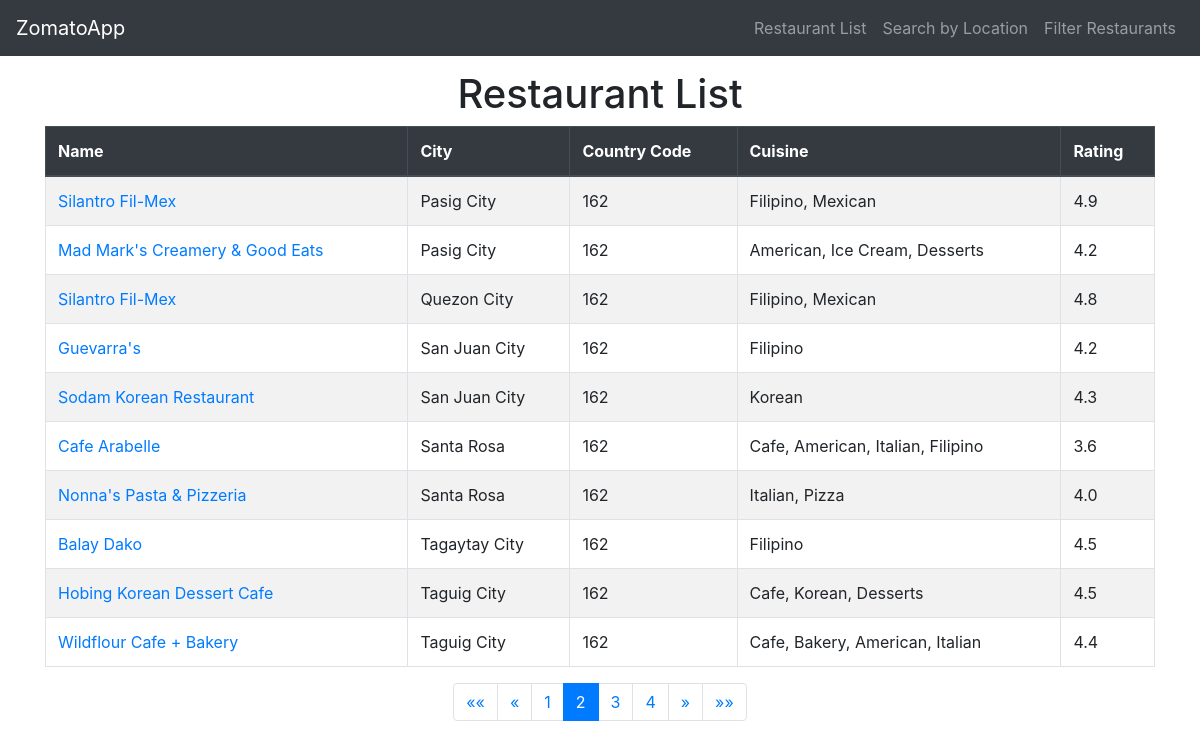
/restaurants/?page=2, run on the app's committed database.
### zomatoapp/models.py (models this page shows, shortened)
class Restaurant(models.Model):
    restaurant_id = models.IntegerField(unique=True)
    name = models.CharField(max_length=255)
    country_code = models.IntegerField()
    city = models.CharField(max_length=100)
    address = models.TextField()
    locality = models.CharField(max_length=255)
    longitude = models.FloatField()
    latitude = models.FloatField()
    cuisines = models.CharField(max_length=255)
    average_cost_for_two = models.DecimalField(max_digits=10, decimal_places=2)
    currency = models.CharField(max_length=50)
    has_table_booking = models.BooleanField()
    has_online_delivery = models.BooleanField()
    is_delivering_now = models.BooleanField()
    switch_to_order_menu = models.BooleanField()
    price_range = models.IntegerField()
    aggregate_rating = models.FloatField()
    rating_color = models.CharField(max_length=50)
    rating_text = models.CharField(max_length=50)
    votes = models.IntegerField()

### zomatoapp/views.py (the view)
# urls.py: path('restaurants/', RestaurantListView.as_view(), name='restaurant_list'),
class RestaurantListView(View):
    def get(self, request):
        restaurants = Restaurant.objects.all()
        paginator = Paginator(restaurants, 10)  # Show 10 restaurants per page
        page_number = request.GET.get('page')
        page_obj = paginator.get_page(page_number)
        return render(request, 'zomatoapp/restaurant_list.html', {'restaurants': page_obj, 'page_obj': page_obj})

### zomatoapp/templates/zomatoapp/restaurant_list.html (shortened to what this page needs)
<!DOCTYPE html>
<html lang="en">
<head>
    <link rel="stylesheet" href="https://stackpath.bootstrapcdn.com/bootstrap/4.5.2/css/bootstrap.min.css">
</head>
<body>
    <nav class="navbar navbar-expand-lg navbar-dark bg-dark fixed-top">
        <a class="navbar-brand" href="#">ZomatoApp</a>
        <div class="collapse navbar-collapse" id="navbarNav">
            <ul class="navbar-nav ml-auto">
                <li class="nav-item">
                    <a class="nav-link" href="{% url 'restaurant_list' %}">Restaurant List</a>
                </li>
                <li class="nav-item">
                    <a class="nav-link" href="{% url 'search_by_location' %}">Search by Location</a>
                </li>
                <li class="nav-item">
                    <a class="nav-link" href="{% url 'filter_restaurant' %}">Filter Restaurants</a>
                </li>
            </ul>
        </div>
    </nav>
    <div class="container">
        <h1 class="text-center">Restaurant List</h1>
        <table class="table table-striped table-bordered">
            <thead class="thead-dark">
                <tr>
                    <th scope="col">Name</th>
                    <th scope="col">City</th>
                    <th scope="col">Country Code</th>
                    <th scope="col">Cuisine</th>
                    <th scope="col">Rating</th>
                </tr>
            </thead>
            <tbody>
                {% for restaurant in restaurants %}
                    <tr>
                        <td><a href="{% url 'restaurant_detail' restaurant.restaurant_id %}" class="text-decoration-none">{{ restaurant.name }}</a></td>
                        <td>{{ restaurant.city }}</td>
                        <td>{{ restaurant.country_code }}</td>
                        <td>{{ restaurant.cuisines }}</td>
                        <td>{{ restaurant.aggregate_rating }}</td>
                    </tr>
                {% endfor %}
            </tbody>
        </table>
        <nav aria-label="Page navigation">
            <ul class="pagination justify-content-center">
                {% if page_obj.has_previous %}
                    <li class="page-item">
                        <a class="page-link" href="?page=1" aria-label="First">
                            <span aria-hidden="true">&laquo;&laquo;</span>
                        </a>
                    </li>
                    <li class="page-item">
                        <a class="page-link" href="?page={{ page_obj.previous_page_number }}" aria-label="Previous">
                            <span aria-hidden="true">&laquo;</span>
                        </a>
                    </li>
                {% endif %}
                {% for num in page_obj.paginator.page_range %}
                    {% if page_obj.number == num %}
                        <li class="page-item active"><span class="page-link">{{ num }}</span></li>
                    {% elif num > page_obj.number|add:-3 and num < page_obj.number|add:3 %}
                        <li class="page-item"><a class="page-link" href="?page={{ num }}">{{ num }}</a></li>
                    {% endif %}
                {% endfor %}
                {% if page_obj.has_next %}
                    <li class="page-item">
                        <a class="page-link" href="?page={{ page_obj.next_page_number }}" aria-label="Next">
                            <span aria-hidden="true">&raquo;</span>
                        </a>
                    </li>
                    <li class="page-item">
                        <a class="page-link" href="?page={{ page_obj.paginator.num_pages }}" aria-label="Last">
                            <span aria-hidden="true">&raquo;&raquo;</span>
                        </a>
                    </li>
                {% endif %}
            </ul>
        </nav>
    </div>
</body>
</html>

### zomatoapp/templates/zomatoapp/restaurant_list.html (style rules this page uses)
body { padding-top: 70px; }
.table th, .table td { vertical-align: middle; }

### data on the page
Restaurant: name "Silantro Fil-Mex", city "Pasig City", country_code "162", cuisines "Filipino, Mexican", aggregate_rating "4.9"
Restaurant: name "Mad Mark's Creamery & Good Eats", city "Pasig City", country_code "162", cuisines "American, Ice Cream, Desserts", aggregate_rating "4.2"
Restaurant: name "Silantro Fil-Mex", city "Quezon City", country_code "162", cuisines "Filipino, Mexican", aggregate_rating "4.8"
Restaurant: name "Guevarra's", city "San Juan City", country_code "162", cuisines "Filipino", aggregate_rating "4.2"
Restaurant: name "Sodam Korean Restaurant", city "San Juan City", country_code "162", cuisines "Korean", aggregate_rating "4.3"
Restaurant: name "Cafe Arabelle", city "Santa Rosa", country_code "162", cuisines "Cafe, American, Italian, Filipino", aggregate_rating "3.6"
Restaurant: name "Nonna's Pasta & Pizzeria", city "Santa Rosa", country_code "162", cuisines "Italian, Pizza", aggregate_rating "4.0"
Restaurant: name "Balay Dako", city "Tagaytay City", country_code "162", cuisines "Filipino", aggregate_rating "4.5"
Restaurant: name "Hobing Korean Dessert Cafe", city "Taguig City", country_code "162", cuisines "Cafe, Korean, Desserts", aggregate_rating "4.5"
Restaurant: name "Wildflour Cafe + Bakery", city "Taguig City", country_code "162", cuisines "Cafe, Bakery, American, Italian", aggregate_rating "4.4"

### other printed values
{{ num }} "1" "3" "4"
{{ num }} "2"
